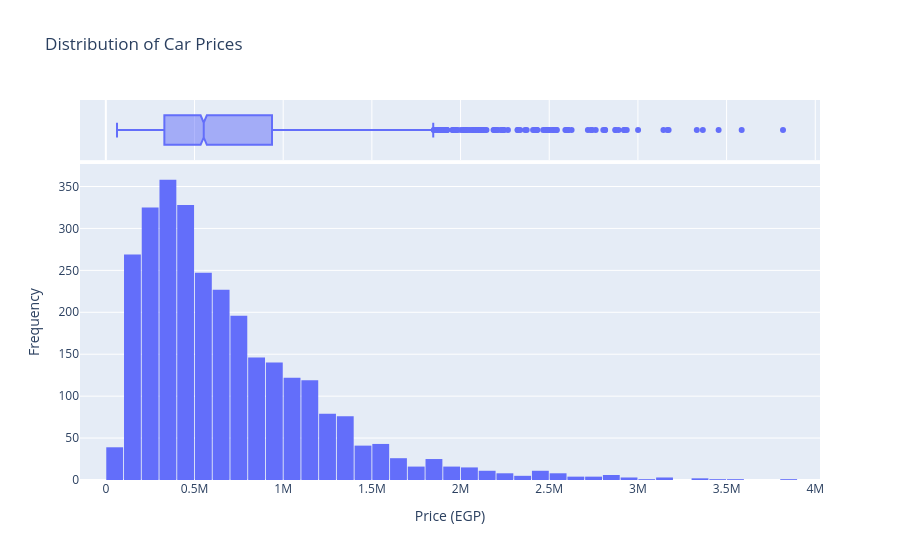

This figure's notebook cell:
### Markdown cell above
## 📊 Distribution of Car Prices

- **Right-skewed**: most cars are priced low, with a few very expensive ones.
- Median is about **0.55M EGP**, and most prices fall between **0.33M and 0.95M**.
- Many **outliers** above ~1.9M.
- **Takeaway:** Consider a **log transformation** before modeling.

### Code cell
fig = px.histogram(
    df, x='price_egp', nbins=40,
    marginal='box',                       
    title='Distribution of Car Prices',
    labels={'price_egp': 'Price (EGP)'}
)
fig.update_layout(bargap=0.05, yaxis_title='Frequency')
fig.show()

### Figure 1 — Plotly figure (JSON) as saved in the notebook; plotly's stock layout.template omitted (floating-point values rounded to 4 significant figures; data arrays with more than 128 entries replaced by an {"elided": "..."} marker saying what was removed)
{"data": [{"bingroup": "x", "hovertemplate": "Price (EGP)=%{x}<br>count=%{y}<extra></extra>", "legendgroup": "", "marker": {"color": "#636efa", "pattern": {"shape": ""}}, "name": "", "nbinsx": 40, "orientation": "v", "showlegend": false, "type": "histogram", "x": {"elided": "2922 int values"}, "xaxis": "x", "yaxis": "y"}, {"hovertemplate": "Price (EGP)=%{x}<extra></extra>", "legendgroup": "", "marker": {"color": "#636efa"}, "name": "", "notched": true, "showlegend": false, "type": "box", "x": {"elided": "2922 int values"}, "xaxis": "x2", "yaxis": "y2"}], "layout": {"bargap": 0.05, "barmode": "relative", "legend": {"tracegroupgap": 0}, "title": {"text": "Distribution of Car Prices"}, "xaxis": {"anchor": "y", "domain": [0, 1], "title": {"text": "Price (EGP)"}}, "xaxis2": {"anchor": "y2", "domain": [0, 1], "matches": "x", "showgrid": true, "showticklabels": false}, "yaxis": {"anchor": "x", "domain": [0, 0.8316], "title": {"text": "Frequency"}}, "yaxis2": {"anchor": "x2", "domain": [0.8416, 1], "matches": "y2", "showgrid": false, "showline": false, "showticklabels": false, "ticks": ""}}}
